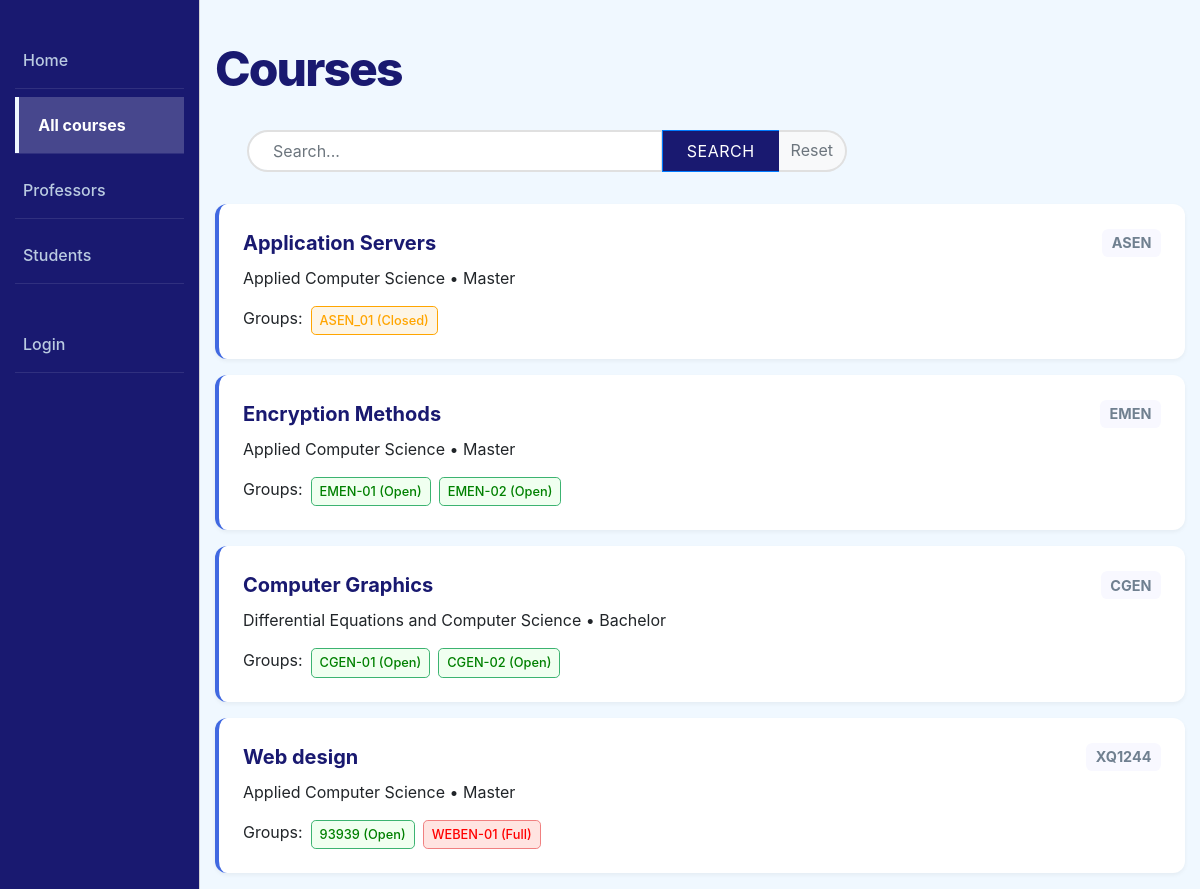
/catalog/courses/, run on the app's committed database.
### catalog/models.py (models this page shows, shortened)
class Course(models.Model):
  course_code = models.CharField(verbose_name='Course Code', max_length=200, help_text='Enter the course code')
  title = models.CharField(verbose_name='Course Title', max_length=200, help_text='Enter the course title')
  description = models.TextField(verbose_name='Course Description', help_text='Enter the course description', blank=True)
  academic_level = models.ForeignKey('Level', on_delete=models.SET_NULL, null=True)
  department = models.ForeignKey('Department', on_delete=models.SET_NULL, null=True)
  topic = models.CharField(verbose_name='Course Topic', max_length=255, help_text='Enter the course topic', blank=True)
  visit_count = models.PositiveIntegerField(default=0)
  def get_absolute_url(self):
    return reverse('course-detail', args=[str(self.id)])

class Department(models.Model):
  name = models.CharField(verbose_name='Department Name', max_length=200, help_text='Enter the department name')
  building_location = models.CharField(verbose_name='Building Location', max_length=200, help_text='Enter the building location', blank=True)
  head_of_department = models.CharField(verbose_name='Head of Department', max_length=200, help_text='Enter the head of department')
  def __str__(self):
    return self.name

class Level(models.Model):
  name = models.CharField(max_length=200, help_text='Enter the level of study')
  def __str__(self):
    return self.name

class ClassGroup(models.Model):
  ENROLLMENT_STATUS_CHOICES = [
      ('OPEN', 'Open'),
      ('CLOSED', 'Closed'),
      ('FULL', 'Full'),
  ]
  class_id = models.CharField(verbose_name='Class Group ID', max_length=50, unique=True, help_text='Enter the class group ID')
  start_date = models.DateField(verbose_name='Start Date', blank=True, null=True)
  end_date = models.DateField(verbose_name='End Date', blank=True, null=True)
  status = models.CharField(verbose_name='Enrollment Status', max_length=20, choices=ENROLLMENT_STATUS_CHOICES, default='OPEN')
  course = models.ForeignKey(Course, on_delete=models.CASCADE, related_name='class_groups')
  schedule = models.CharField(verbose_name='Class Schedule', max_length=255, blank=True, help_text='Enter the class schedule (e.g., Mon/Wed/Fri 10:00-11:00)')
  maxStudents = models.IntegerField(verbose_name='Maximum Students', help_text='Enter the maximum number of students')
  profesor = models.ForeignKey(Profesor, on_delete=models.SET_NULL, null=True, related_name='classes')
  enrolled_students = models.ManyToManyField(Student, related_name='classes', blank=True)

### catalog/views.py (the view)
# urls.py: path('courses/', views.CourseListView.as_view(), name='courses'),
class CourseListView(generic.ListView):
    model = Course
    paginate_by = 10
    def get_queryset(self):
        queryset = super().get_queryset()
        query = self.request.GET.get('search')
        if query:
            queryset = queryset.filter(
                Q(title__icontains=query) | Q(course_code__icontains=query)
            )
        return queryset

### catalog/templates/catalog/course_list.html
{% extends "base_generic.html" %}
{% load static %}
{% block extra_css %}
  <link rel="stylesheet" href="{% static 'css/courses.css' %}">
{% endblock %}
{% block content %}
  <h1 class="main-title">Courses</h1>
  <div class="search-container">
  <form action="" method="get" class="input-group">
    <input type="text" name="search" class="form-control"
           placeholder="Search..." value="{{ request.GET.search }}">
    <div class="input-group-append">
      <button class="btn btn-primary" type="submit">Search</button>
      <a href="{{ request.path }}" class="btn btn-outline-secondary">Reset</a>
    </div>
  </form>
</div>
  {% if course_list %}
    <div class="course-container">
      {% for course in course_list %}
        <div class="course-card">
          <div class="course-header">
            <a href="{{ course.get_absolute_url }}" class="course-title">
              {{ course.title }}
            </a>
            <span class="course-code">{{ course.course_code }}</span>
          </div>
          <p class="course-info">
            {{ course.department }} • {{ course.academic_level }}
          </p>
          <div class="group-section">
            <span class="group-label">Groups:</span>
            {% with open_groups=course.class_groups.all %}
              {% if open_groups %}
                {% for group in open_groups %}
                  <span class="status-badge {{ group.status|lower }}">
                    {{ group.class_id }} ({{ group.status|title }})
                  </span>
                {% endfor %}
              {% else %}
                <span class="no-groups">No groups available</span>
              {% endif %}
            {% endwith %}
          </div>
        </div>
      {% endfor %}
    </div>
  {% else %}
    <p>No courses available.</p>
  {% endif %}
{% endblock %}

### catalog/static/css/styles.css (style rules this page uses)
body { background-color: AliceBlue; margin: 0; padding: 0; }
.main-title { font-size: 3rem; color: MidnightBlue; margin-top: 2.5rem; margin-bottom: 0.5rem; font-weight: 800; letter-spacing: -0.12rem; }
.search-container { max-width: 600px; margin: 2rem; }
.search-container .form-control { border-radius: 50px 0 0 50px; border: 2px solid #e0e0e0; padding: 1.2rem 1.5rem; transition: all 0.3s ease; box-shadow: none; }
.search-container .btn-primary { border-radius: 0; padding: 0 1.5rem; text-transform: uppercase; background-color: MidnightBlue ; letter-spacing: 0.5px; }
.search-container .btn-outline-secondary { border-radius: 0 50px 50px 0; border: 2px solid #e0e0e0; border-left: none; background-color: #f8f9fa; color: #6c757d; }

### catalog/static/css/courses.css (style rules this page uses)
.course-container { margin-top: 1.5rem; }
.course-card { background-color: White; padding: 1.5rem; margin-bottom: 1rem; border-radius: 0.75rem; border-left: 0.3rem solid RoyalBlue; box-shadow: 0 0.125rem 0.25rem rgba(0, 0, 0, 0.05); transition: transform 0.2s ease-out; }
.course-header { display: flex; justify-content: space-between; align-items: center; margin-bottom: 0.5rem; }
.course-title { font-size: 1.25rem; font-weight: bold; color: MidnightBlue; text-decoration: none; transition: color 0.2s ease; }
.course-code { font-size: 0.9rem; color: SlateGray; font-weight: bold; background-color: GhostWhite; padding: 0.2rem 0.6rem; border-radius: 0.4rem; }
.group-section { display: flex; flex-wrap: wrap; gap: 0.5rem; margin-top: 1rem; }
.status-badge { font-size: 0.8rem; padding: 0.25rem 0.5rem; border-radius: 0.3rem; font-weight: 500; }
.status-badge.open { background-color: Honeydew; color: Green; border: 0.05rem solid MediumSeaGreen; }
.status-badge.full { background-color: MistyRose; color: Red; border: 0.05rem solid LightCoral; }
.status-badge.closed { background-color: OldLace; color: Orange; border: 0.05rem solid Orange; }

### data on the page
Course: title "Application Servers", course_code "ASEN", department "Applied Computer Science", academic_level "Master"
ClassGroup: class_id "ASEN_01", status "Closed"
Course: title "Encryption Methods", course_code "EMEN", department "Applied Computer Science", academic_level "Master"
ClassGroup: class_id "EMEN-01", status "Open"
ClassGroup: class_id "EMEN-02", status "Open"
Course: title "Computer Graphics", course_code "CGEN", department "Differential Equations and Computer Science", academic_level "Bachelor"
ClassGroup: class_id "CGEN-01", status "Open"
ClassGroup: class_id "CGEN-02", status "Open"
Course: title "Web design", course_code "XQ1244", department "Applied Computer Science", academic_level "Master"
ClassGroup: class_id "93939", status "Open"
ClassGroup: class_id "WEBEN-01", status "Full"
